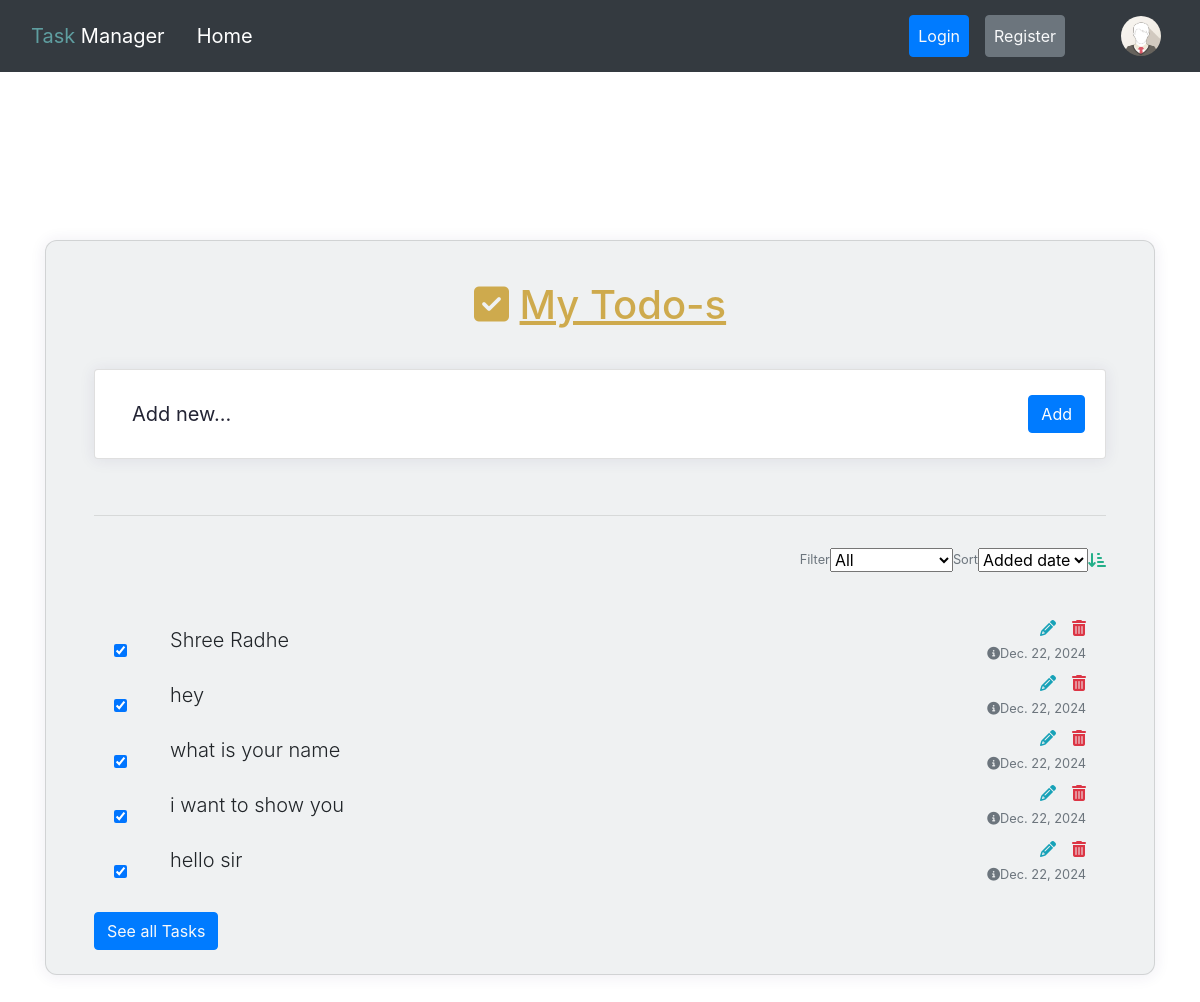
/home/, run on the app's committed database.
### TaskManagement_App/models.py (models this page shows, shortened)
class Task(models.Model):
    AddTask = models.CharField(max_length=400)
    created_at = models.DateField(auto_now_add=True)

### TaskManagement_App/views.py (the view)
# urls.py: path('home/', views.home, name="home"),
def home(request):
    if request.method == "POST":
        Mytask = request.POST.get("Addtask")
        if Mytask:
            Task.objects.create(AddTask = Mytask)
    else:
        print("could not save")
    All_tasks = Task.objects.all()[:5]
    return render(request, "home.html", {'All_tasks':All_tasks})

### TaskManagement_App/templates/home.html (shortened to what this page needs)
{% extends "base.html" %}
{% block content %}
{% load static %}
<section class="mb-4 pb-3">
  <div class="container py-5 h-100 mb-4 pb-3">
    <div class="row d-flex justify-content-center align-items-center h-100">
      <div class="col">
        <div class="card" id="list1" style="border-radius: .75rem; background-color: #eff1f2;">
          <div class="card-body py-4 px-4 px-md-5">
            <p class="h1 text-center mt-3 mb-4 pb-3 text-primary">
              <i class="fas fa-check-square me-1"></i>
              <u>My Todo-s</u>
            </p>
            <div class="pb-2">
              <div class="card">
                <div class="card-body">
                  <form class="d-flex flex-row align-items-center" method="post">
                    <input type="text" class="form-control form-control-lg" id="exampleFormControlInput1" name="Addtask" placeholder="Add new..." required>
                    <button type="submit" class="btn btn-primary">Add</button>
                  </form>
                </div>
              </div>
            </div>
            <hr class="my-4">
            <div class="d-flex justify-content-end align-items-center mb-4 pt-2 pb-3">
              <p class="small mb-0 me-2 text-muted">Filter</p>
              <select data-mdb-select-init>
                <option value="1">All</option>
              </select>
              <p class="small mb-0 ms-4 me-2 text-muted">Sort</p>
              <select data-mdb-select-init>
                <option value="1">Added date</option>
              </select>
              <a href="#!" style="color: #23af89;" data-mdb-tooltip-init title="Ascending"><i
                  class="fas fa-sort-amount-down-alt ms-2"></i></a>
            </div>
            {% for Task in All_tasks %}
            <ul class="list-group list-group-horizontal rounded-0 bg-transparent">
              <li
                class="list-group-item d-flex align-items-center ps-0 pe-3 py-1 rounded-0 border-0 bg-transparent">
                <div class="form-check">
                  <input class="form-check-input me-0" type="checkbox" value="" id="flexCheckChecked1"
                    aria-label="..." checked />
                </div>
              </li>
              <li
                class="list-group-item px-3 py-1 d-flex align-items-center flex-grow-1 border-0 bg-transparent">
                <p class="lead fw-normal mb-0">{{Task.AddTask}}</p>
              </li>
              <li class="list-group-item ps-3 pe-0 py-1 rounded-0 border-0 bg-transparent">
                <div class="d-flex flex-row justify-content-end mb-1">
                  <a href="{% url "EditTask" Task.id %}" class="text-info mr-3" data-mdb-tooltip-init title="Edit todo"><i
                      class="fas fa-pencil-alt me-3"></i></a>
                  <a href="{% url "deleteTask" Task.id %}" class="text-danger" data-mdb-tooltip-init title="Delete todo"><i
                      class="fas fa-trash-alt"></i></a>
                </div>
                <div class="text-end text-muted">
                  <a href="#!" class="text-muted" data-mdb-tooltip-init title="Created date">
                    <p class="small mb-0"><i class="fas fa-info-circle me-2"></i>{{Task.created_at}}</p>
                  </a>
                </div>
              </li>
            </ul>
            {% endfor %}
            <a href="{% url "alltask" %}" class="btn btn-primary mt-4 text-light"> See all Tasks</a>
          </div>
        </div>
      </div>
    </div>
  </div>
</section>
{% endblock content %}

### TaskManagement_App/templates/base.html (shortened to what this page needs)
{% load static %}
<!doctype html>
<html lang="en">
  <head>
    <link rel="stylesheet" href="https://cdn.jsdelivr.net/npm/bootstrap@4.4.1/dist/css/bootstrap.min.css">
    <link href="https://maxcdn.bootstrapcdn.com/font-awesome/4.7.0/css/font-awesome.min.css" rel="stylesheet" />
    <link rel="stylesheet" href="{% static "TaskManagement_App/css/main.css" %}">
  </head>
  <body>
    <header>
      <nav class="navbar navbar-expand-lg navbar-dark bg-dark">
        <div class="container-fluid d-flex justify-content-between align-items-center">
          <a class="navbar-brand" href="{% url "home" %}"><span class="Task">Task</span> Manager</a>
          <a class="navbar-brand ml-3" id="home" href="{% url "home" %}">Home</a>
          <div class="collapse navbar-collapse justify-content-end" id="navbarContent">
            <ul class="navbar-nav d-flex align-items-center">
              {% if user.is_authenticated %}
              <li class="nav-item">
                <a class="nav-link btn btn-primary text-light me-2 mr-5" href="{% url "logout" %}">Log out</a>
              </li>
              {% else %}
              <li class="nav-item">
                <a class="nav-link btn btn-primary text-light me-2 mr-3" href="{% url "login" %}">Login</a>
              </li>
              <li class="nav-item">
                <a class="nav-link btn btn-secondary text-light me-2 mr-5" href="{% url "register" %}">Register</a>
              </li>
              {% endif %}
              <li class="nav-item">
                <a class="nav-link" href="#">
                  <img src="{% static 'TaskManagement_App/image/download.png' %}" id="Open-Profile" alt="Avatar Logo" style="width:40px;" class="rounded-pill">
                </a>
              </li>
            </ul>
          </div>
        </div>
      </nav>
    </header>
    {% block content %}{% endblock content %}
  </body>
</html>

### TaskManagement_App/static/TaskManagement_App/css/main.css (style rules this page uses)
* { margin: 0; padding: 0; box-sizing: border-box; }
body { background: #f1f3fa; }
.Task { color: cadetblue; }
#home { transition: all 0.5s ease; }
#list1 .form-control { border-color: transparent; }
header { position: relative; }
body { background: #f0f8ff; }
.card { margin-bottom: 1.5rem; box-shadow: 0 1px 15px 1px rgba(52, 40, 104, 0.08); }
.card { position: relative; display: -ms-flexbox; display: flex; -ms-flex-direction: column; flex-direction: column; min-width: 0; word-wrap: break-word; background-color: #fff; background-clip: border-box; border: 1px solid #e5e9f2; border-radius: 0.2rem; }
.form-control::placeholder { color: #232434; opacity: 1; }
.text-center { text-align: center !important; }
.border-0 { border: 0 !important; }
.card { position: relative; display: flex; flex-direction: column; min-width: 0; word-wrap: break-word; background-color: #fff; background-clip: border-box; border: 1px solid rgba(0, 0, 0, 0.125); border-radius: 0.25rem; }
section { padding: 120px 0; overflow: hidden; background: #fff; }
.text-primary { color: #ceaa4d !important; }

### data on the page
Task: AddTask "Shree Radhe", created_at "Dec. 22, 2024"
Task: AddTask "hey", created_at "Dec. 22, 2024"
Task: AddTask "what is your name", created_at "Dec. 22, 2024"
Task: AddTask "i want to show you", created_at "Dec. 22, 2024"
Task: AddTask "hello sir", created_at "Dec. 22, 2024"
